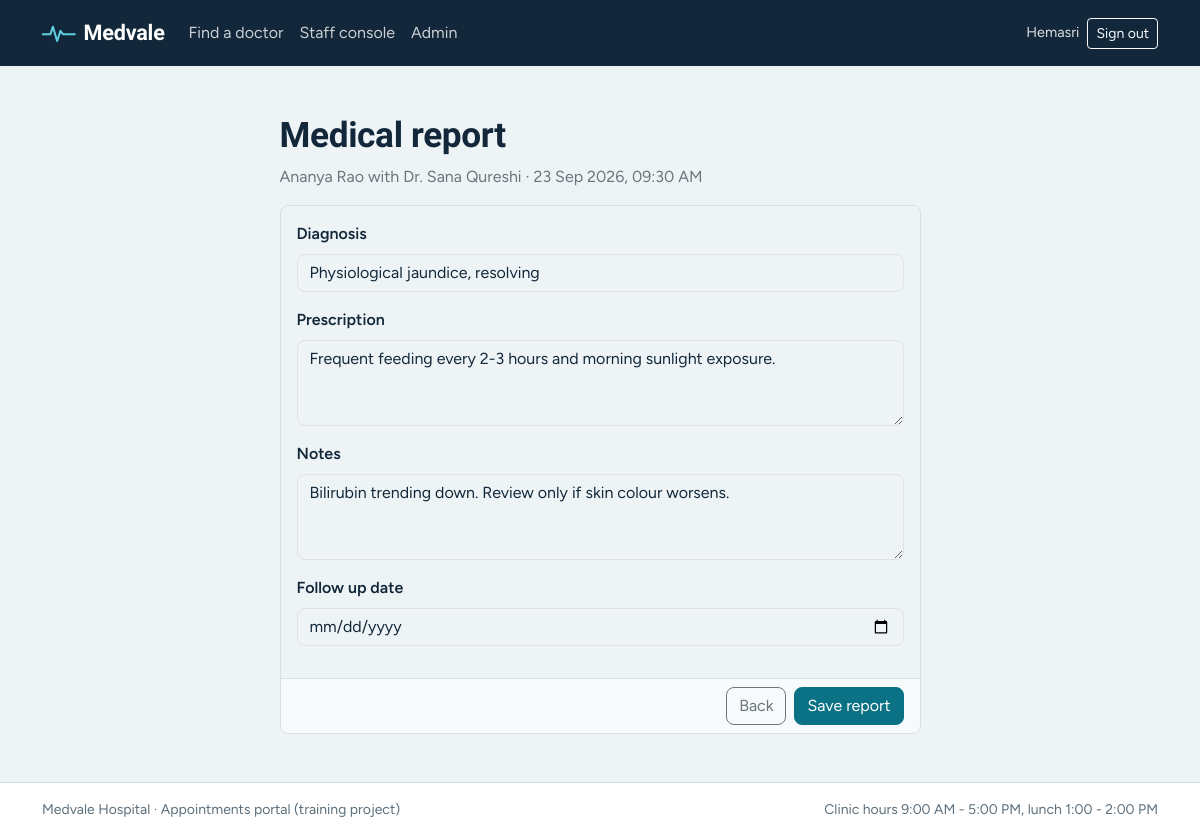
Screenshot of /staff/appointments/10/report/ (signed in) with the database file from the repository.
### appointments/models.py (models this page shows, shortened)
class Appointment(models.Model):
    PENDING = "PENDING"
    CONFIRMED = "CONFIRMED"
    COMPLETED = "COMPLETED"
    CANCELLED = "CANCELLED"
    STATUS_CHOICES = [
        (PENDING, "Pending"),
        (CONFIRMED, "Confirmed"),
        (COMPLETED, "Completed"),
        (CANCELLED, "Cancelled"),
    ]
    ALLOWED_TRANSITIONS = {
        PENDING: {CONFIRMED, CANCELLED},
        CONFIRMED: {COMPLETED, CANCELLED},
        COMPLETED: set(),
        CANCELLED: set(),
    }
    patient = models.ForeignKey(Patient, on_delete=models.CASCADE, related_name="appointments")
    doctor = models.ForeignKey(Doctor, on_delete=models.PROTECT, related_name="appointments")
    date = models.DateField()
    time_slot = models.CharField(max_length=5, choices=TIME_SLOTS)
    reason = models.TextField(max_length=500)
    status = models.CharField(max_length=10, choices=STATUS_CHOICES, default=PENDING)
    created_at = models.DateTimeField(auto_now_add=True)
    class Meta:
        ordering = ["-date", "-time_slot"]
        constraints = [
            models.UniqueConstraint(
                fields=["doctor", "date", "time_slot"],
                condition=~Q(status="CANCELLED"),
                name="unique_active_doctor_slot",
            )
        ]
    @property
    def slot_label(self):
        return dict(TIME_SLOTS).get(self.time_slot, self.time_slot)

class Patient(models.Model):
    GENDER_CHOICES = [("F", "Female"), ("M", "Male"), ("O", "Other")]
    BLOOD_GROUPS = [
        ("A+", "A+"), ("A-", "A-"), ("B+", "B+"), ("B-", "B-"),
        ("AB+", "AB+"), ("AB-", "AB-"), ("O+", "O+"), ("O-", "O-"),
    ]
    user = models.OneToOneField(
        settings.AUTH_USER_MODEL, on_delete=models.CASCADE, related_name="patient_profile"
    )
    full_name = models.CharField(max_length=120)
    phone = models.CharField(
        max_length=15,
        validators=[RegexValidator(r"^\+?\d{10,14}$", "Enter a valid phone number (10-14 digits).")],
    )
    date_of_birth = models.DateField()
    gender = models.CharField(max_length=1, choices=GENDER_CHOICES)
    blood_group = models.CharField(max_length=3, choices=BLOOD_GROUPS, blank=True)
    address = models.TextField(blank=True)
    created_at = models.DateTimeField(auto_now_add=True)
    class Meta:
        ordering = ["full_name"]

class Doctor(models.Model):
    name = models.CharField(max_length=120)
    department = models.CharField(max_length=20, choices=DEPARTMENTS)
    specialization = models.CharField(max_length=120)
    consultation_fee = models.DecimalField(
        max_digits=8, decimal_places=2, validators=[MinValueValidator(0)]
    )
    available_days = models.CharField(max_length=40, default="MON,TUE,WED,THU,FRI")
    experience_years = models.PositiveSmallIntegerField(default=5)
    bio = models.TextField(blank=True)
    is_active = models.BooleanField(default=True)
    class Meta:
        ordering = ["department", "name"]

class MedicalReport(models.Model):
    appointment = models.OneToOneField(
        Appointment, on_delete=models.CASCADE, related_name="report"
    )
    patient = models.ForeignKey(Patient, on_delete=models.CASCADE, related_name="reports")
    diagnosis = models.CharField(max_length=200)
    prescription = models.TextField(blank=True)
    notes = models.TextField(blank=True)
    follow_up_date = models.DateField(null=True, blank=True)
    created_at = models.DateTimeField(auto_now_add=True)
    class Meta:
        ordering = ["-created_at"]

### appointments/views.py (the view)
# urls.py: path("staff/appointments/<int:pk>/report/", views.staff_report, name="staff_report"),
@staff_required
def staff_report(request, pk):
    appointment = get_object_or_404(Appointment.objects.select_related("doctor", "patient"), pk=pk)
    if appointment.status != Appointment.COMPLETED:
        messages.error(request, "Mark the appointment as Completed before adding a medical report.")
        return redirect("staff_appointments")
    try:
        report = appointment.report
    except MedicalReport.DoesNotExist:
        report = MedicalReport(appointment=appointment, patient=appointment.patient)
    if request.method == "POST":
        form = MedicalReportForm(request.POST, instance=report)
        if form.is_valid():
            form.save()
            messages.success(request, "Medical report saved.")
            return redirect("staff_appointments")
    else:
        form = MedicalReportForm(instance=report)
    return render(
        request,
        "appointments/staff_report.html",
        {"form": form, "appointment": appointment},
    )

### appointments/forms.py (shortened to what this page needs)
class MedicalReportForm(forms.ModelForm):
    class Meta:
        model = MedicalReport
        fields = ["diagnosis", "prescription", "notes", "follow_up_date"]
        widgets = {
            "prescription": forms.Textarea(attrs={"rows": 3}),
            "notes": forms.Textarea(attrs={"rows": 3}),
            "follow_up_date": forms.DateInput(format="%Y-%m-%d", attrs={"type": "date"}),
        }
    def __init__(self, *args, **kwargs):
        super().__init__(*args, **kwargs)
        _style_fields(self)

### appointments/forms.py (called while the page is built)
def _style_fields(form):
    for field in form.fields.values():
        widget = field.widget
        if isinstance(widget, forms.HiddenInput):
            continue
        if isinstance(widget, (forms.CheckboxSelectMultiple, forms.CheckboxInput)):
            continue
        css = "form-select" if isinstance(widget, forms.Select) else "form-control"
        widget.attrs["class"] = f"{widget.attrs.get('class', '')} {css}".strip()

### appointments/views.py (called while the page is built)
def staff_required(view):
    @wraps(view)
    def wrapper(request, *args, **kwargs):
        if not request.user.is_authenticated:
            return redirect_to_login(request.get_full_path())
        if not request.user.is_staff:
            raise PermissionDenied
        return view(request, *args, **kwargs)
    return wrapper

### appointments/templates/appointments/staff_report.html (shortened to what this page needs)
{% extends "appointments/base.html" %}
{% block content %}
<div class="row justify-content-center">
  <div class="col-xl-7">
    <h1 class="page-title">Medical report</h1>
    <p class="text-secondary">
      {{ appointment.patient.full_name }} with {{ appointment.doctor.name }} &middot;
      {{ appointment.date|date:"d M Y" }}, {{ appointment.slot_label }}
    </p>
    <form method="post" novalidate class="card form-card">
      <div class="card-body">
        {% for field in form %}
          <div class="mb-3">
            <label for="{{ field.id_for_label }}" class="form-label">{{ field.label }}</label>
            {{ field }}
          </div>
        {% endfor %}
      </div>
      <div class="card-footer d-flex justify-content-end gap-2">
        <a href="{% url 'staff_appointments' %}" class="btn btn-outline-secondary">Back</a>
        <button type="submit" class="btn btn-primary">Save report</button>
      </div>
    </form>
  </div>
</div>
{% endblock %}

### appointments/templates/appointments/base.html (shortened to what this page needs)
{% load static %}<!DOCTYPE html>
<html lang="en">
<head>
  <link href="https://cdn.jsdelivr.net/npm/bootstrap@5.3.3/dist/css/bootstrap.min.css" rel="stylesheet">
  <link href="{% static 'css/portal.css' %}" rel="stylesheet">
</head>
<body>
  <nav class="navbar navbar-expand-lg portal-nav">
    <div class="container">
      <a class="navbar-brand" href="{% url 'doctor_list' %}">
        <svg class="brand-mark" viewBox="0 0 40 24" aria-hidden="true"><path d="M1 13h9l3-9 5 17 4-12 3 4h14" fill="none" stroke="currentColor" stroke-width="2.4" stroke-linecap="round" stroke-linejoin="round"/></svg>
        Medvale
      </a>
      <div class="collapse navbar-collapse" id="mainNav">
        <ul class="navbar-nav me-auto">
          <li class="nav-item"><a class="nav-link" href="{% url 'doctor_list' %}">Find a doctor</a></li>
          {% if user.is_staff %}
            <li class="nav-item"><a class="nav-link" href="{% url 'staff_appointments' %}">Staff console</a></li>
            <li class="nav-item"><a class="nav-link" href="{% url 'admin:index' %}">Admin</a></li>
          {% endif %}
        </ul>
        <div class="d-flex align-items-center gap-2">
          {% if user.is_authenticated %}
            <span class="nav-user">{{ user.get_full_name|default:user.username }}</span>
            <form method="post" action="{% url 'logout' %}">
              <button type="submit" class="btn btn-sm btn-outline-light">Sign out</button>
            </form>
          {% else %}
            <a class="btn btn-sm btn-outline-light" href="{% url 'login' %}">Sign in</a>
            <a class="btn btn-sm btn-light" href="{% url 'register' %}">Create account</a>
          {% endif %}
        </div>
      </div>
    </div>
  </nav>
  <main class="container py-4 py-lg-5">
    {% block content %}{% endblock %}
  </main>
  <footer class="portal-footer">
    <div class="container d-flex flex-wrap justify-content-between gap-2">
      <span>Medvale Hospital &middot; Appointments portal (training project)</span>
      <span>Clinic hours 9:00 AM - 5:00 PM, lunch 1:00 - 2:00 PM</span>
    </div>
  </footer>
</body>
</html>

### appointments/static/css/portal.css (style rules this page uses)
:root { --ink: #12283a; --sea: #0b7285; --sea-dark: #095c6b; --mist: #eef4f6; --paper: #ffffff; --line: #d6e1e6; --muted: #5b6f7c; --pending-bg: #fff1cc; --pending-fg: #7a5200; --confirmed-bg: #d6f1e3; --confirmed-fg: #0e6b3f; --completed-bg: #dce7f8; --completed-fg: #1f3f7a; --cancelled-bg: #fadcdc; --cancelled-fg: #8e2323; --bs-primary: var(--sea); --bs-primary-rgb: 11, 114, 133; --bs-body-font-family: "Figtree", system-ui, -apple-system, "Segoe UI", Roboto, sans-serif; --bs-body-color: var(--ink); --bs-body-bg: var(--mist); --bs-border-radius: .5rem; --bs-link-color: var(--sea-dark); }
body { min-height: 100vh; display: flex; flex-direction: column; }
main { flex: 1 0 auto; }
h1, h2, h3, .navbar-brand, .stat-num { font-family: "Bricolage Grotesque", "Figtree", system-ui, sans-serif; letter-spacing: -0.01em; }
.btn-primary { --bs-btn-bg: var(--sea); --bs-btn-border-color: var(--sea); --bs-btn-hover-bg: var(--sea-dark); --bs-btn-hover-border-color: var(--sea-dark); --bs-btn-active-bg: var(--sea-dark); --bs-btn-active-border-color: var(--sea-dark); --bs-btn-disabled-bg: var(--sea); --bs-btn-disabled-border-color: var(--sea); }
.portal-nav { background: var(--ink); padding-block: .75rem; }
.portal-nav .navbar-brand { color: #fff; font-weight: 700; font-size: 1.35rem; display: inline-flex; align-items: center; gap: .5rem; }
.portal-nav .nav-link { color: rgba(255, 255, 255, .78); }
.brand-mark { width: 2.1rem; height: 1.3rem; color: #5fd0e0; }
.nav-user { color: rgba(255, 255, 255, .85); font-size: .9rem; }
.portal-footer { background: var(--paper); border-top: 1px solid var(--line); color: var(--muted); font-size: .875rem; padding-block: 1rem; }
.page-title { font-size: clamp(1.6rem, 3vw, 2.2rem); font-weight: 700; }
.doctor-card, .appt-card, .form-card, .stat, .card { border: 1px solid var(--line); box-shadow: none; }
.form-card .card-footer { background: #f6fafb; border-top: 1px solid var(--line); }
.form-label { font-weight: 600; }

### rows the page displays
Appointment: patient.full_name "Ananya Rao", doctor.name "Dr. Sana Qureshi", date "23 Sep 2026", slot_label "09:30 AM"
MedicalReport: form "Physiological jaundice, resolving" "Frequent feeding every 2-3 hours and morning sunlight exposure." "Bilirubin trending down. Review only if skin colour worsens."

### other values shown
{{ user.get_full_name|default:user.username }} "Hemasri"
{{ field.label }} "Diagnosis" "Prescription" "Notes" "Follow up date"
